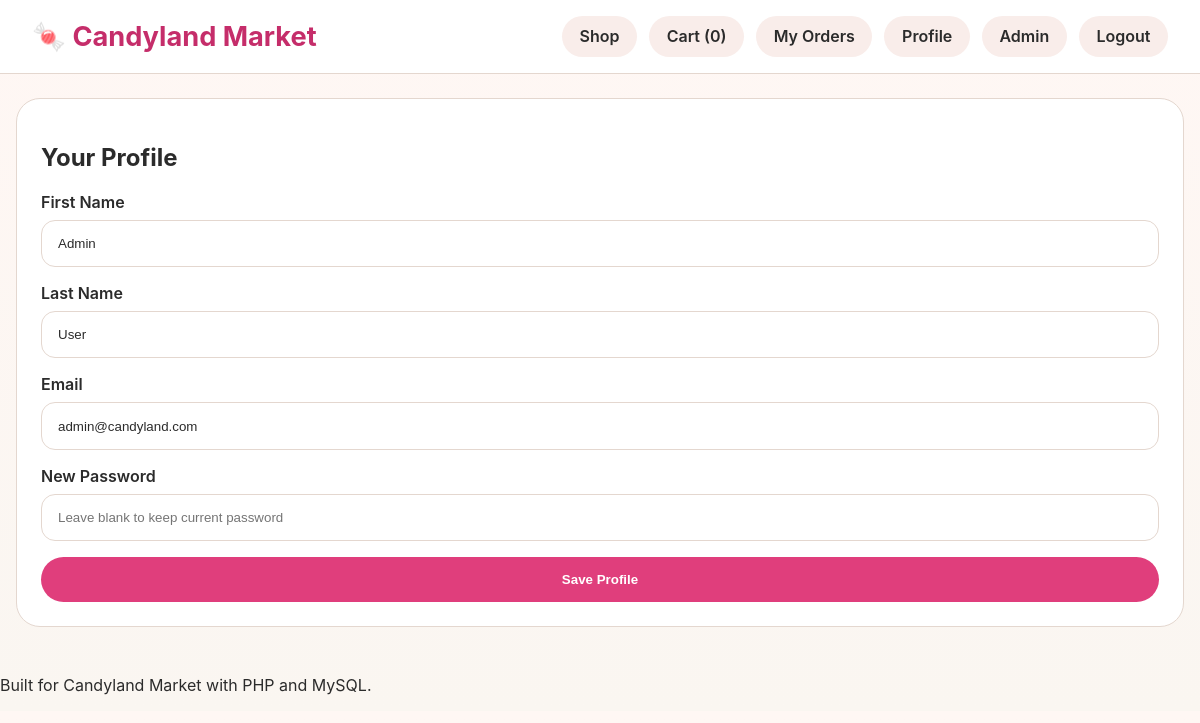
Screenshot of /index.php?page=profile (signed in) with the database file from the repository.
### tables this page shows
CREATE TABLE users (
  id INT AUTO_INCREMENT PRIMARY KEY,
  first_name VARCHAR(100) NOT NULL,
  last_name VARCHAR(100) NOT NULL,
  email VARCHAR(255) NOT NULL UNIQUE,
  password_hash VARCHAR(255) NOT NULL,
  role ENUM('customer', 'admin') NOT NULL DEFAULT 'customer',
  created_at TIMESTAMP DEFAULT CURRENT_TIMESTAMP
);

### public/index.php (called while the page is built, shortened)
<?php
Router::dispatch();

### app/services/UserService.php (called while the page is built, shortened)
<?php
class UserService {
    public static function getUserById(int $id): ?array {
        $pdo = Database::connect();
        $stmt = $pdo->prepare('SELECT * FROM users WHERE id = ?');
        $stmt->execute([$id]);
        return $stmt->fetch() ?: null;
    }
}

### app/controllers/AuthController.php (the view, shortened to what this page needs)
<?php
class AuthController {
        ?>
        <?php
    public static function renderProfile(): void {
        requireLogin();
        $user = currentUser();
        ?>
        <section class="form-panel">
            <h2>Your Profile</h2>
            <form method="post" class="card-form">
                <label>First Name<input type="text" name="first_name" value="<?php echo h($user['first_name']); ?>" required></label>
                <label>Last Name<input type="text" name="last_name" value="<?php echo h($user['last_name']); ?>" required></label>
                <label>Email<input type="email" name="email" value="<?php echo h($user['email']); ?>" required></label>
                <label>New Password<input type="password" name="password" placeholder="Leave blank to keep current password"></label>
                <button type="submit">Save Profile</button>
            </form>
        </section>
        <?php
    }
}

### public/assets/css/style.css (style rules this page uses)
:root { --bg: #faf6f1; --surface: #ffffff; --primary: #e03e7c; --primary-dark: #c52d6a; --text: #2b2b2b; --muted: #ffffff; --border: #e4d7cf; --success: #3a8d5e; --warning: #d48b1d; --danger: #c32424; }
* { box-sizing: border-box; }
body { margin: 0; font-family: Inter, system-ui, -apple-system, BlinkMacSystemFont, 'Segoe UI', sans-serif; background: linear-gradient(180deg, #fff7f4 0%, #faf6f1 100%); color: var(--text); }
.search-form, .sort-form, .card-form, .coupon-form, .checkout-form { display: flex; flex-wrap: wrap; gap: 0.75rem; }
.search-form input, .sort-form select, .card-form input, .card-form select, .card-form textarea, .coupon-form input, .checkout-form input, .checkout-form select { width: 100%; padding: 0.95rem 1rem; border: 1px solid var(--border); border-radius: 14px; background: var(--surface); color: var(--text); transition: all 0.25s ease; }
.search-form button, .card-form button, .coupon-form button, .checkout-form button, .button { border: none; cursor: pointer; border-radius: 999px; padding: 0.95rem 1.4rem; background: var(--primary); color: white; font-weight: 700; transition: all 0.25s ease; }
.page-form, .form-panel, .cart-panel, .orders-panel, .checkout-panel, .admin-shell { width: 100%; }
.form-panel, .checkout-panel, .order-detail, .admin-shell { background: var(--surface); border: 1px solid var(--border); border-radius: 24px; padding: 1.5rem; }
.card-form { display: grid; gap: 1rem; }
.card-form label { display: grid; gap: 0.5rem; font-weight: 600; }

### rows the page displays
users: first_name "Admin", last_name "User", email "admin@candyland.com"

### other values shown
$cartCount "0"
